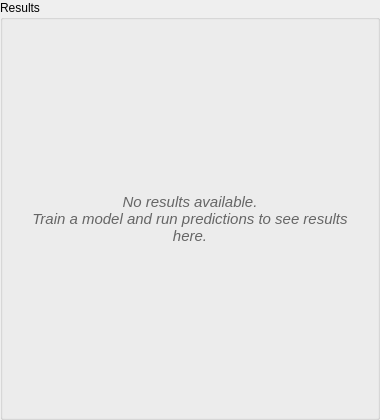
<?xml version="1.0" encoding="UTF-8"?>
<ui version="4.0">
 <class>ResultsPanel</class>
 <widget class="QWidget" name="ResultsPanel">
  <property name="geometry">
   <rect>
    <x>0</x>
    <y>0</y>
    <width>380</width>
    <height>420</height>
   </rect>
  </property>
  <layout class="QVBoxLayout" name="mainLayout">
   <property name="leftMargin">
    <number>0</number>
   </property>
   <property name="topMargin">
    <number>0</number>
   </property>
   <property name="rightMargin">
    <number>0</number>
   </property>
   <property name="bottomMargin">
    <number>0</number>
   </property>
   <item>
    <widget class="QGroupBox" name="resultsGroupBox">
     <property name="title">
      <string>Results</string>
     </property>
     <layout class="QVBoxLayout" name="groupBoxLayout">
      <!-- Stacked widget: no-results page vs. results page -->
      <item>
       <widget class="QStackedWidget" name="stackedWidget">
        <property name="currentIndex">
         <number>0</number>
        </property>
        <!-- Page 0: No results placeholder -->
        <widget class="QWidget" name="noResultsPage">
         <layout class="QVBoxLayout" name="noResultsLayout">
          <item>
           <spacer name="noResultsTopSpacer">
            <property name="orientation">
             <enum>Qt::Vertical</enum>
            </property>
            <property name="sizeHint" stdset="0">
             <size>
              <width>20</width>
              <height>40</height>
             </size>
            </property>
           </spacer>
          </item>
          <item>
           <widget class="QLabel" name="noResultsLabel">
            <property name="text">
             <string>No results available.
Train a model and run predictions to see results here.</string>
            </property>
            <property name="alignment">
             <set>Qt::AlignCenter</set>
            </property>
            <property name="wordWrap">
             <bool>true</bool>
            </property>
            <property name="styleSheet">
             <string>QLabel { color: #666; font-style: italic; font-size: 11pt; }</string>
            </property>
           </widget>
          </item>
          <item>
           <spacer name="noResultsBottomSpacer">
            <property name="orientation">
             <enum>Qt::Vertical</enum>
            </property>
            <property name="sizeHint" stdset="0">
             <size>
              <width>20</width>
              <height>40</height>
             </size>
            </property>
           </spacer>
          </item>
         </layout>
        </widget>
        <!-- Page 1: Results display -->
        <widget class="QWidget" name="resultsPage">
         <layout class="QVBoxLayout" name="resultsLayout">
          <!-- Model / Training summary -->
          <item>
           <widget class="QLabel" name="modelSummaryLabel">
            <property name="text">
             <string>Model: --</string>
            </property>
            <property name="styleSheet">
             <string>QLabel { font-weight: bold; color: #333; }</string>
            </property>
            <property name="wordWrap">
             <bool>true</bool>
            </property>
           </widget>
          </item>
          <item>
           <widget class="QLabel" name="trainingSummaryLabel">
            <property name="text">
             <string>Training: -- observations, -- features, -- classes</string>
            </property>
            <property name="wordWrap">
             <bool>true</bool>
            </property>
           </widget>
          </item>
          <item>
           <widget class="Line" name="metricsSeparator">
            <property name="orientation">
             <enum>Qt::Horizontal</enum>
            </property>
           </widget>
          </item>
          <!-- Metrics display -->
          <item>
           <widget class="QLabel" name="metricsHeaderLabel">
            <property name="text">
             <string>Classification Metrics</string>
            </property>
            <property name="styleSheet">
             <string>QLabel { font-weight: bold; }</string>
            </property>
           </widget>
          </item>
          <item>
           <layout class="QFormLayout" name="metricsFormLayout">
            <property name="horizontalSpacing">
             <number>10</number>
            </property>
            <property name="verticalSpacing">
             <number>4</number>
            </property>
            <item row="0" column="0">
             <widget class="QLabel" name="accuracyTextLabel">
              <property name="text">
               <string>Accuracy:</string>
              </property>
              <property name="toolTip">
               <string>Overall correctness: (TP + TN) / Total</string>
              </property>
             </widget>
            </item>
            <item row="0" column="1">
             <widget class="QLabel" name="accuracyValueLabel">
              <property name="text">
               <string>--</string>
              </property>
              <property name="styleSheet">
               <string>QLabel { font-weight: bold; color: #2E8B57; }</string>
              </property>
             </widget>
            </item>
            <item row="1" column="0">
             <widget class="QLabel" name="sensitivityTextLabel">
              <property name="text">
               <string>Sensitivity (Recall):</string>
              </property>
              <property name="toolTip">
               <string>True Positive Rate: TP / (TP + FN)</string>
              </property>
             </widget>
            </item>
            <item row="1" column="1">
             <widget class="QLabel" name="sensitivityValueLabel">
              <property name="text">
               <string>--</string>
              </property>
              <property name="styleSheet">
               <string>QLabel { font-weight: bold; color: #2E8B57; }</string>
              </property>
             </widget>
            </item>
            <item row="2" column="0">
             <widget class="QLabel" name="specificityTextLabel">
              <property name="text">
               <string>Specificity:</string>
              </property>
              <property name="toolTip">
               <string>True Negative Rate: TN / (TN + FP)</string>
              </property>
             </widget>
            </item>
            <item row="2" column="1">
             <widget class="QLabel" name="specificityValueLabel">
              <property name="text">
               <string>--</string>
              </property>
              <property name="styleSheet">
               <string>QLabel { font-weight: bold; color: #2E8B57; }</string>
              </property>
             </widget>
            </item>
            <item row="3" column="0">
             <widget class="QLabel" name="diceScoreTextLabel">
              <property name="text">
               <string>Dice Score (F1):</string>
              </property>
              <property name="toolTip">
               <string>Harmonic mean of precision and recall: 2·TP / (2·TP + FP + FN)</string>
              </property>
             </widget>
            </item>
            <item row="3" column="1">
             <widget class="QLabel" name="diceScoreValueLabel">
              <property name="text">
               <string>--</string>
              </property>
              <property name="styleSheet">
               <string>QLabel { font-weight: bold; color: #2E8B57; }</string>
              </property>
             </widget>
            </item>
           </layout>
          </item>
          <!-- Confusion matrix -->
          <item>
           <widget class="QLabel" name="confusionMatrixHeaderLabel">
            <property name="text">
             <string>Confusion Matrix:</string>
            </property>
            <property name="styleSheet">
             <string>QLabel { font-weight: bold; }</string>
            </property>
           </widget>
          </item>
          <item>
           <widget class="QLabel" name="confusionMatrixLabel">
            <property name="text">
             <string>No data available</string>
            </property>
            <property name="wordWrap">
             <bool>true</bool>
            </property>
            <property name="styleSheet">
             <string>QLabel {
    font-family: 'Courier New', monospace;
    background-color: #f5f5f5;
    border: 1px solid #ddd;
    padding: 8px;
    border-radius: 4px;
}</string>
            </property>
            <property name="alignment">
             <set>Qt::AlignCenter</set>
            </property>
           </widget>
          </item>
          <item>
           <widget class="Line" name="outputsSeparator">
            <property name="orientation">
             <enum>Qt::Horizontal</enum>
            </property>
           </widget>
          </item>
          <!-- Output data keys list -->
          <item>
           <widget class="QLabel" name="outputsHeaderLabel">
            <property name="text">
             <string>Created Outputs:</string>
            </property>
            <property name="styleSheet">
             <string>QLabel { font-weight: bold; }</string>
            </property>
           </widget>
          </item>
          <item>
           <widget class="QListWidget" name="outputKeysListWidget">
            <property name="maximumSize">
             <size>
              <width>16777215</width>
              <height>150</height>
             </size>
            </property>
            <property name="toolTip">
             <string>Click an output key to focus it in the DataViewer</string>
            </property>
            <property name="alternatingRowColors">
             <bool>true</bool>
            </property>
           </widget>
          </item>
          <!-- Clear button -->
          <item>
           <layout class="QHBoxLayout" name="buttonLayout">
            <item>
             <spacer name="buttonSpacer">
              <property name="orientation">
               <enum>Qt::Horizontal</enum>
              </property>
             </spacer>
            </item>
            <item>
             <widget class="QPushButton" name="clearButton">
              <property name="text">
               <string>Clear Results</string>
              </property>
              <property name="toolTip">
               <string>Clear the displayed results</string>
              </property>
             </widget>
            </item>
           </layout>
          </item>
         </layout>
        </widget>
       </widget>
      </item>
     </layout>
    </widget>
   </item>
  </layout>
 </widget>
 <resources/>
 <connections/>
</ui>
